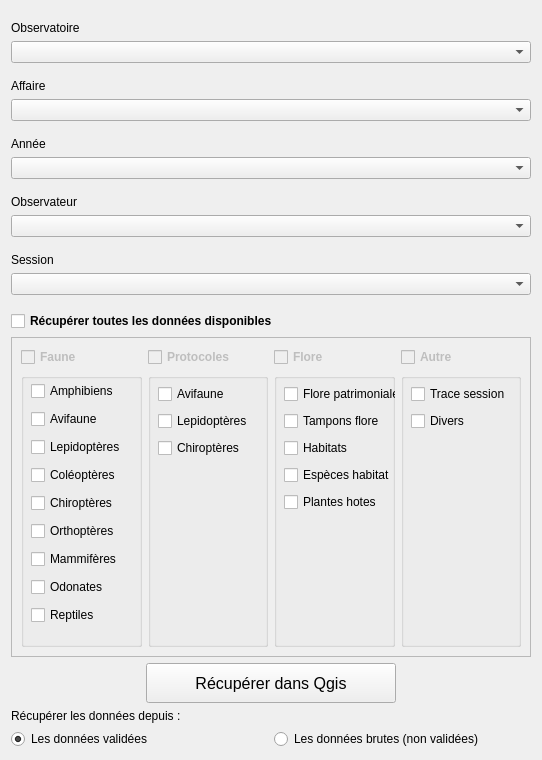
       <widget class="QWidget" name="tab_extraction">
        <property name="enabled">
         <bool>true</bool>
        </property>
        <attribute name="title">
         <string>Extraction des données 🌍</string>
        </attribute>
        <layout class="QGridLayout" name="gridLayout_6">
         <item row="5" column="0">
          <layout class="QHBoxLayout" name="horizontalLayout_27">
           <item>
            <widget class="QRadioButton" name="rbValide">
             <property name="text">
              <string>Les données validées </string>
             </property>
             <property name="checked">
              <bool>true</bool>
             </property>
            </widget>
           </item>
           <item>
            <widget class="QRadioButton" name="rbTerrain">
             <property name="text">
              <string>Les données brutes (non validées)</string>
             </property>
            </widget>
           </item>
          </layout>
         </item>
         <item row="2" column="0">
          <widget class="QFrame" name="frame">
           <property name="minimumSize">
            <size>
             <width>520</width>
             <height>320</height>
            </size>
           </property>
           <property name="frameShape">
            <enum>QFrame::StyledPanel</enum>
           </property>
           <property name="frameShadow">
            <enum>QFrame::Raised</enum>
           </property>
           <layout class="QGridLayout" name="gridLayout_5">
            <item row="2" column="2">
             <widget class="QCheckBox" name="cbFlore">
              <property name="enabled">
               <bool>false</bool>
              </property>
              <property name="font">
               <font>
                <weight>75</weight>
                <bold>true</bold>
               </font>
              </property>
              <property name="text">
               <string>Flore</string>
              </property>
              <property name="checked">
               <bool>false</bool>
              </property>
             </widget>
            </item>
            <item row="3" column="2">
             <widget class="QGroupBox" name="gbFlore">
              <property name="title">
               <string/>
              </property>
              <widget class="QWidget" name="layoutWidget">
               <property name="geometry">
                <rect>
                 <x>10</x>
                 <y>10</y>
                 <width>133</width>
                 <height>135</height>
                </rect>
               </property>
               <layout class="QVBoxLayout" name="verticalLayout_7">
                <item>
                 <widget class="QCheckBox" name="cbFlorePat">
                  <property name="text">
                   <string>Flore patrimoniale</string>
                  </property>
                  <property name="checked">
                   <bool>false</bool>
                  </property>
                 </widget>
                </item>
                <item>
                 <widget class="QCheckBox" name="cbTamponFlore">
                  <property name="text">
                   <string>Tampons flore</string>
                  </property>
                  <property name="checked">
                   <bool>false</bool>
                  </property>
                 </widget>
                </item>
                <item>
                 <widget class="QCheckBox" name="cbHabitats">
                  <property name="text">
                   <string>Habitats</string>
                  </property>
                  <property name="checked">
                   <bool>false</bool>
                  </property>
                 </widget>
                </item>
                <item>
                 <widget class="QCheckBox" name="cbEspHab">
                  <property name="text">
                   <string>Espèces habitat</string>
                  </property>
                  <property name="checked">
                   <bool>false</bool>
                  </property>
                 </widget>
                </item>
                <item>
                 <widget class="QCheckBox" name="cbPlantesHotes">
                  <property name="text">
                   <string>Plantes hotes</string>
                  </property>
                  <property name="checked">
                   <bool>false</bool>
                  </property>
                 </widget>
                </item>
               </layout>
              </widget>
             </widget>
            </item>
            <item row="3" column="1">
             <widget class="QGroupBox" name="gbProtocoles">
              <property name="title">
               <string/>
              </property>
              <widget class="QWidget" name="verticalLayoutWidget">
               <property name="geometry">
                <rect>
                 <x>10</x>
                 <y>10</y>
                 <width>104</width>
                 <height>79</height>
                </rect>
               </property>
               <layout class="QVBoxLayout" name="verticalLayout_10">
                <item>
                 <widget class="QCheckBox" name="cbProtoAvi">
                  <property name="text">
                   <string>Avifaune</string>
                  </property>
                  <property name="checked">
                   <bool>false</bool>
                  </property>
                 </widget>
                </item>
                <item>
                 <widget class="QCheckBox" name="cbProtoLepi">
                  <property name="text">
                   <string>Lepidoptères</string>
                  </property>
                  <property name="checked">
                   <bool>false</bool>
                  </property>
                 </widget>
                </item>
                <item>
                 <widget class="QCheckBox" name="cbProtoChiro">
                  <property name="text">
                   <string>Chiroptères</string>
                  </property>
                  <property name="checked">
                   <bool>false</bool>
                  </property>
                 </widget>
                </item>
               </layout>
              </widget>
             </widget>
            </item>
            <item row="3" column="0">
             <widget class="QGroupBox" name="gbFaune">
              <property name="enabled">
               <bool>true</bool>
              </property>
              <property name="maximumSize">
               <size>
                <width>16777215</width>
                <height>16777215</height>
               </size>
              </property>
              <property name="title">
               <string/>
              </property>
              <widget class="QWidget" name="layoutWidget">
               <property name="geometry">
                <rect>
                 <x>10</x>
                 <y>6</y>
                 <width>102</width>
                 <height>251</height>
                </rect>
               </property>
               <layout class="QVBoxLayout" name="verticalLayout_4">
                <item>
                 <widget class="QCheckBox" name="cbAmphibien">
                  <property name="enabled">
                   <bool>true</bool>
                  </property>
                  <property name="text">
                   <string>Amphibiens</string>
                  </property>
                  <property name="checked">
                   <bool>false</bool>
                  </property>
                 </widget>
                </item>
                <item>
                 <widget class="QCheckBox" name="cbAvifaune">
                  <property name="text">
                   <string>Avifaune</string>
                  </property>
                  <property name="checked">
                   <bool>false</bool>
                  </property>
                 </widget>
                </item>
                <item>
                 <widget class="QCheckBox" name="cbLepidoptere">
                  <property name="text">
                   <string>Lepidoptères</string>
                  </property>
                  <property name="checked">
                   <bool>false</bool>
                  </property>
                 </widget>
                </item>
                <item>
                 <widget class="QCheckBox" name="cbColeoptere">
                  <property name="text">
                   <string>Coléoptères</string>
                  </property>
                  <property name="checked">
                   <bool>false</bool>
                  </property>
                 </widget>
                </item>
                <item>
                 <widget class="QCheckBox" name="cbChiroptere">
                  <property name="text">
                   <string>Chiroptères</string>
                  </property>
                  <property name="checked">
                   <bool>false</bool>
                  </property>
                 </widget>
                </item>
                <item>
                 <widget class="QCheckBox" name="cbOrthoptere">
                  <property name="text">
                   <string>Orthoptères</string>
                  </property>
                  <property name="checked">
                   <bool>false</bool>
                  </property>
                 </widget>
                </item>
                <item>
                 <widget class="QCheckBox" name="cbMammifere">
                  <property name="text">
                   <string>Mammifères</string>
                  </property>
                  <property name="checked">
                   <bool>false</bool>
                  </property>
                 </widget>
                </item>
                <item>
                 <widget class="QCheckBox" name="cbOdonate">
                  <property name="text">
                   <string>Odonates</string>
                  </property>
                  <property name="checked">
                   <bool>false</bool>
                  </property>
                 </widget>
                </item>
                <item>
                 <widget class="QCheckBox" name="cbReptile">
                  <property name="text">
                   <string>Reptiles</string>
                  </property>
                  <property name="checked">
                   <bool>false</bool>
                  </property>
                 </widget>
                </item>
               </layout>
              </widget>
             </widget>
            </item>
            <item row="2" column="3">
             <widget class="QCheckBox" name="cbAutre">
              <property name="enabled">
               <bool>false</bool>
              </property>
              <property name="font">
               <font>
                <weight>75</weight>
                <bold>true</bold>
               </font>
              </property>
              <property name="text">
               <string>Autre</string>
              </property>
              <property name="checked">
               <bool>false</bool>
              </property>
             </widget>
            </item>
            <item row="2" column="0">
             <widget class="QCheckBox" name="cbFaune">
              <property name="enabled">
               <bool>false</bool>
              </property>
              <property name="font">
               <font>
                <weight>75</weight>
                <bold>true</bold>
               </font>
              </property>
              <property name="text">
               <string>Faune</string>
              </property>
              <property name="checked">
               <bool>false</bool>
              </property>
              <property name="tristate">
               <bool>true</bool>
              </property>
             </widget>
            </item>
            <item row="3" column="3">
             <widget class="QGroupBox" name="gbAutre">
              <property name="title">
               <string/>
              </property>
              <widget class="QWidget" name="layoutWidget">
               <property name="geometry">
                <rect>
                 <x>10</x>
                 <y>10</y>
                 <width>108</width>
                 <height>51</height>
                </rect>
               </property>
               <layout class="QVBoxLayout" name="verticalLayout_8">
                <item>
                 <widget class="QCheckBox" name="cbTrace">
                  <property name="text">
                   <string>Trace session</string>
                  </property>
                  <property name="checked">
                   <bool>false</bool>
                  </property>
                 </widget>
                </item>
                <item>
                 <widget class="QCheckBox" name="cbDivers">
                  <property name="text">
                   <string>Divers</string>
                  </property>
                  <property name="checked">
                   <bool>false</bool>
                  </property>
                 </widget>
                </item>
               </layout>
              </widget>
             </widget>
            </item>
            <item row="2" column="1">
             <widget class="QCheckBox" name="cbProtocoles">
              <property name="enabled">
               <bool>false</bool>
              </property>
              <property name="font">
               <font>
                <weight>75</weight>
                <bold>true</bold>
               </font>
              </property>
              <property name="text">
               <string>Protocoles</string>
              </property>
              <property name="checked">
               <bool>false</bool>
              </property>
             </widget>
            </item>
           </layout>
          </widget>
         </item>
         <item row="6" column="0">
          <layout class="QHBoxLayout" name="horizontalLayout_29"/>
         </item>
         <item row="3" column="0">
          <layout class="QHBoxLayout" name="horizontalLayout_28">
           <item>
            <widget class="QPushButton" name="pbExtract">
             <property name="minimumSize">
              <size>
               <width>0</width>
               <height>40</height>
              </size>
             </property>
             <property name="maximumSize">
              <size>
               <width>250</width>
               <height>16777215</height>
              </size>
             </property>
             <property name="font">
              <font>
               <pointsize>12</pointsize>
               <weight>50</weight>
               <italic>false</italic>
               <bold>false</bold>
               <kerning>true</kerning>
              </font>
             </property>
             <property name="cursor">
              <cursorShape>ArrowCursor</cursorShape>
             </property>
             <property name="text">
              <string>Récupérer dans Qgis</string>
             </property>
            </widget>
           </item>
          </layout>
         </item>
         <item row="0" column="0">
          <layout class="QVBoxLayout" name="verticalLayout_9">
           <item>
            <spacer name="verticalSpacer_19">
             <property name="orientation">
              <enum>Qt::Vertical</enum>
             </property>
             <property name="sizeType">
              <enum>QSizePolicy::MinimumExpanding</enum>
             </property>
             <property name="sizeHint" stdset="0">
              <size>
               <width>5</width>
               <height>10</height>
              </size>
             </property>
            </spacer>
           </item>
           <item>
            <widget class="QLabel" name="label_7">
             <property name="text">
              <string>Observatoire</string>
             </property>
            </widget>
           </item>
           <item>
            <layout class="QHBoxLayout" name="horizontalLayout_23">
             <item>
              <widget class="QComboBox" name="cbxObservatoire"/>
             </item>
            </layout>
           </item>
           <item>
            <spacer name="verticalSpacer_2">
             <property name="orientation">
              <enum>Qt::Vertical</enum>
             </property>
             <property name="sizeType">
              <enum>QSizePolicy::MinimumExpanding</enum>
             </property>
             <property name="sizeHint" stdset="0">
              <size>
               <width>20</width>
               <height>10</height>
              </size>
             </property>
            </spacer>
           </item>
           <item>
            <widget class="QLabel" name="label_8">
             <property name="text">
              <string>Affaire</string>
             </property>
            </widget>
           </item>
           <item>
            <layout class="QHBoxLayout" name="horizontalLayout_22">
             <item>
              <widget class="QComboBox" name="cbxAffaire">
               <property name="duplicatesEnabled">
                <bool>false</bool>
               </property>
              </widget>
             </item>
            </layout>
           </item>
           <item>
            <spacer name="verticalSpacer_16">
             <property name="orientation">
              <enum>Qt::Vertical</enum>
             </property>
             <property name="sizeType">
              <enum>QSizePolicy::MinimumExpanding</enum>
             </property>
             <property name="sizeHint" stdset="0">
              <size>
               <width>20</width>
               <height>10</height>
              </size>
             </property>
            </spacer>
           </item>
           <item>
            <widget class="QLabel" name="label_6">
             <property name="text">
              <string>Année</string>
             </property>
            </widget>
           </item>
           <item>
            <layout class="QHBoxLayout" name="horizontalLayout_24">
             <item>
              <widget class="QComboBox" name="cbxAnnee"/>
             </item>
            </layout>
           </item>
           <item>
            <spacer name="verticalSpacer_17">
             <property name="orientation">
              <enum>Qt::Vertical</enum>
             </property>
             <property name="sizeType">
              <enum>QSizePolicy::MinimumExpanding</enum>
             </property>
             <property name="sizeHint" stdset="0">
              <size>
               <width>20</width>
               <height>10</height>
              </size>
             </property>
            </spacer>
           </item>
           <item>
            <widget class="QLabel" name="label_5">
             <property name="text">
              <string>Observateur</string>
             </property>
            </widget>
           </item>
           <item>
            <layout class="QHBoxLayout" name="horizontalLayout_25">
             <item>
              <widget class="QComboBox" name="cbxObservateur"/>
             </item>
            </layout>
           </item>
           <item>
            <spacer name="verticalSpacer_18">
             <property name="orientation">
              <enum>Qt::Vertical</enum>
             </property>
             <property name="sizeType">
              <enum>QSizePolicy::MinimumExpanding</enum>
             </property>
             <property name="sizeHint" stdset="0">
              <size>
               <width>20</width>
               <height>10</height>
              </size>
             </property>
            </spacer>
           </item>
           <item>
            <widget class="QLabel" name="label_9">
             <property name="text">
              <string>Session</string>
             </property>
            </widget>
           </item>
           <item>
            <layout class="QHBoxLayout" name="horizontalLayout_26">
             <item>
              <widget class="QComboBox" name="cbxSession"/>
             </item>
            </layout>
           </item>
           <item>
            <spacer name="verticalSpacer_20">
             <property name="orientation">
              <enum>Qt::Vertical</enum>
             </property>
             <property name="sizeType">
              <enum>QSizePolicy::MinimumExpanding</enum>
             </property>
             <property name="sizeHint" stdset="0">
              <size>
               <width>20</width>
               <height>10</height>
              </size>
             </property>
            </spacer>
           </item>
          </layout>
         </item>
         <item row="4" column="0">
          <widget class="QLabel" name="label_10">
           <property name="text">
            <string>Récupérer les données depuis : </string>
           </property>
          </widget>
         </item>
         <item row="1" column="0">
          <widget class="QCheckBox" name="allDatas">
           <property name="font">
            <font>
             <weight>75</weight>
             <bold>true</bold>
            </font>
           </property>
           <property name="contextMenuPolicy">
            <enum>Qt::DefaultContextMenu</enum>
           </property>
           <property name="text">
            <string>Récupérer toutes les données disponibles</string>
           </property>
          </widget>
         </item>
        </layout>
       </widget>
